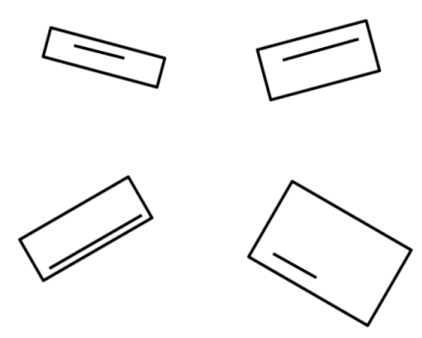
#> input picture rectangles.png, 422 x 338 px
$ jupyter execute rectangle_alignment.ipynb
#> lines starting #> are read from the running program, lines starting #| are printed output that depends on the picture; after the words box and inside, x2 and y2 are one past the last pixel; in counts of white or black regions, pixels touching at a corner belong together; long printed decimals are rounded
[cell 1]
import cv2
import numpy as np
import matplotlib.pyplot as plt
from skimage.color import rgba2rgb

[cell 2]
img = cv2.imread('rectangles.png')
#> img is the input picture: shape (338, 422, 3); min 0, max 255, mean 246

[cell 3]
plt.imshow(img)
plt.show()

[cell 4]
imgGray = cv2.cvtColor(img,cv2.COLOR_BGR2GRAY)
imgCan = cv2.Canny(imgGray,50,200)
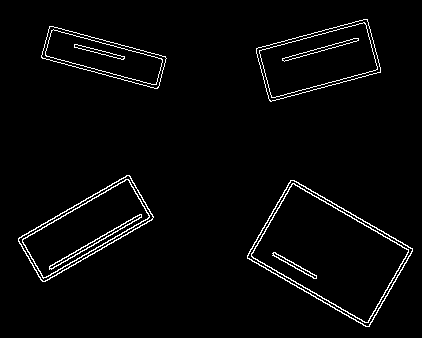
#> imgCan: shape (338, 422); 2.8% white in thin lines or dots, all inside (x1, y1, x2, y2) = (18, 19, 413, 327)

[cell 5]
plt.imshow(imgCan)
plt.show()

[cell 6]
blank = np.zeros_like(img)
white_bg = np.zeros((338,422,4), np.uint8)
img_list=[]
white_bg.fill(255)
img.shape
#> Out = (338, 422, 3)

[cell 7]
i=0
angles = [29,-29,14,-14]
fig = plt.figure(figsize=(10, 7))
contour, _ = cv2.findContours(imgCan, cv2.RETR_EXTERNAL, cv2.CHAIN_APPROX_NONE)
#> contour = 4 contours; box (x1, y1, x2, y2) and area: (247, 180, 413, 327) 12768, (18, 175, 154, 282) 6545, (256, 19, 381, 102) 6334, (41, 26, 167, 89) 3990
for cnt in contour:
    x,y,w,h = cv2.boundingRect(cnt)
    #cv2.rectangle(blank, (x, y), (x + w, y + h), (0,0,255), 2)
    cropped_image = img[y:y+h, x:x+w]
    print([x,y,w,h])
    i+=1
    fig.add_subplot(2, 2, i)
    plt.imshow(cropped_image)
    height, width = cropped_image.shape[:2]
    center = (width/2, height/2)
    rotate_matrix = cv2.getRotationMatrix2D(center=center, angle=angles[i-1], scale=1)
    print(rotate_matrix)
    rotated_image = cv2.warpAffine(src=cropped_image, M=rotate_matrix, dsize=(width, height))
    img_list.append(rotated_image)
    plt.imshow(rotated_image)
#> this loop made 4 passes
#> (x, y, w, h, height, width, center, rotate_matrix) on passes 1 to 4: (247, 180, 166, 147, 147, 166, (83, 73.5), [[0.875, 0.485, -25.23], [-0.485, 0.875, 49.45]]), (18, 175, 136, 107, 107, 136, (68, 53.5), [[0.875, -0.485, 34.46], [0.485, 0.875, -26.26]]), (41, 26, 126, 63, 63, 126, (63, 31.5), [[0.97, 0.242, -5.75], [-0.242, 0.97, 16.18]]), (256, 19, 125, 83, 83, 125, (62.5, 41.5), [[0.97, -0.242, 11.9], [0.242, 0.97, -13.89]])
#| [247, 180, 166, 147]
#| [[  0.8746   0.4848 -25.227]
#|  [ -0.4848   0.8746  49.455]]
#| [18, 175, 136, 107]
#| [[  0.8746  -0.4848  34.463 ]
#|  [  0.4848   0.8746 -26.259]]
#| [41, 26, 126, 63]
#| [[ 0.9703  0.2419  -5.749]
#|  [-0.2419   0.9703 16.177]]
#| [256, 19, 125, 83]
#> (further printed lines are left out)
#> pass 1, `cropped_image = img[y:y+h, x:x+w]`:
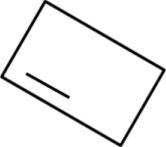
#> cropped_image: shape (147, 166, 3); min 0, max 255, mean 239.7
#> pass 1, `rotated_image = cv2.warpAffine(src=cropped_image, M=rotate_matrix, dsi..`:
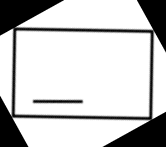
#> rotated_image: shape (147, 166, 3); min 0, max 255, mean 200.3
#> pass 2, `rotated_image = cv2.warpAffine(src=cropped_image, M=rotate_matrix, dsi..`:
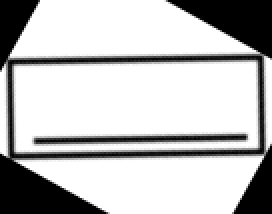
#> rotated_image: shape (107, 136, 3) (shown 2 times larger); min 0, max 255, mean 190.6
#> after the loop, i = 4; img_list = 4 items
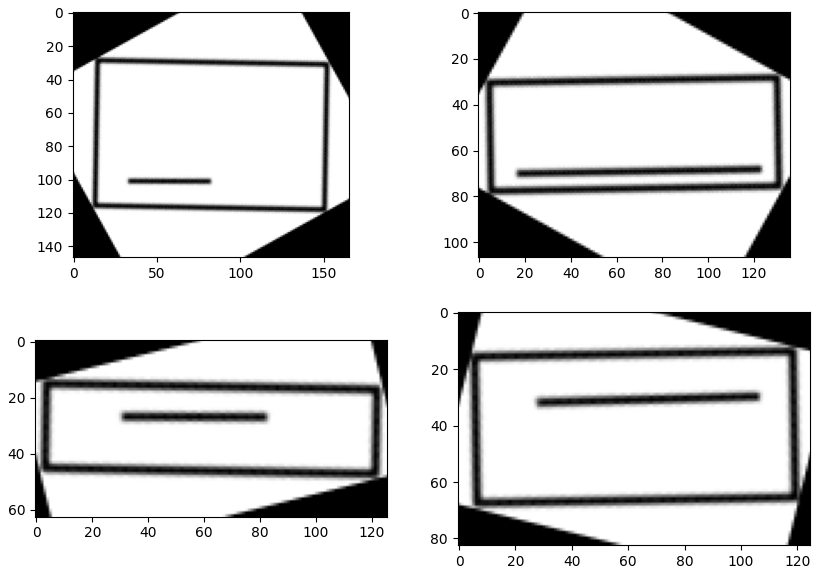
#> figure drawn by matplotlib, 4 panels

[cell 8]
plt.imshow(white_bg)

[cell 9]
len(img_list)
#> Out = 4

[cell 10]
plt.imshow(img_list[0])

[cell 11]
for i in range(len(img_list)):
    imgGray = cv2.cvtColor(img_list[i],cv2.COLOR_BGR2GRAY)
    imgCan = cv2.Canny(imgGray,50,200)
    color = [0,0,0]
    contour, _ = cv2.findContours(imgCan, cv2.RETR_LIST, cv2.CHAIN_APPROX_NONE)
    for cnt in contour:
        area = cv2.contourArea(cnt)
        print(area)
        #if area<11326:
            #cv2.drawContours(blank,cnt,-1,(255,255,255),1)
    cv2.fillPoly(img_list[i], contour, color)
#> this loop made 4 passes
#> (printed output is left out)
#> pass 1, `imgCan = cv2.Canny(imgGray,50,200)`:
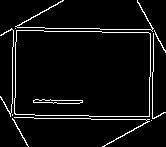
#> imgCan: shape (147, 166); 5.4% white in thin lines or dots
#> after the loop:
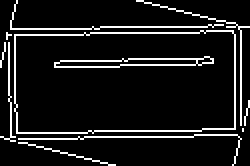
#> imgCan: shape (83, 125) (shown 2 times larger); 9.4% white in thin lines or dots
#> after the loop:
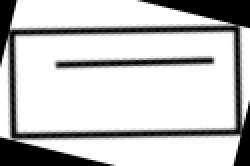
#> imgGray: shape (83, 125) (shown 2 times larger); min 0, max 255, mean 198.6

[cell 12]
for i in range(len(img_list)):
    tmp = cv2.cvtColor(img_list[i], cv2.COLOR_BGR2GRAY)
    _, alpha = cv2.threshold(tmp, 0, 255, cv2.THRESH_BINARY)
    b, g, r = cv2.split(img_list[i])
    rgba = [b, g, r, alpha]
    dst = cv2.merge(rgba, 4)
    dst = rgba2rgb(dst)
    img_list[i] = dst
    plt.imshow(img_list[i])
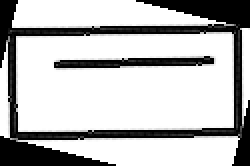
#> tmp: shape (83, 125) (shown 2 times larger); min 0, max 255, mean 186.7

[cell 13]
white_bg = rgba2rgb(white_bg)

[cell 14]
white_bg[0:147,0:166] =img_list[0]
white_bg[150:257,10:146] = img_list[1]
white_bg[10:73,200:326] = img_list[2]
white_bg[150:233,200:325] = img_list[3]
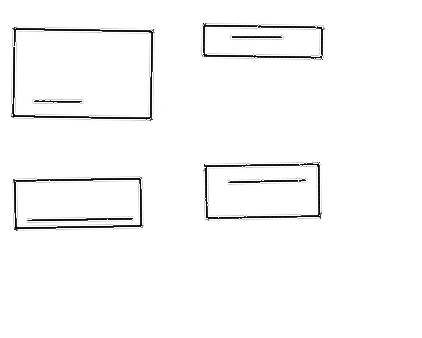
#> white_bg: shape (338, 422, 3) float64; min 0.00392, max 1, mean 0.977

[cell 15]
img_list[0].shape
#> Out = (147, 166, 3)
